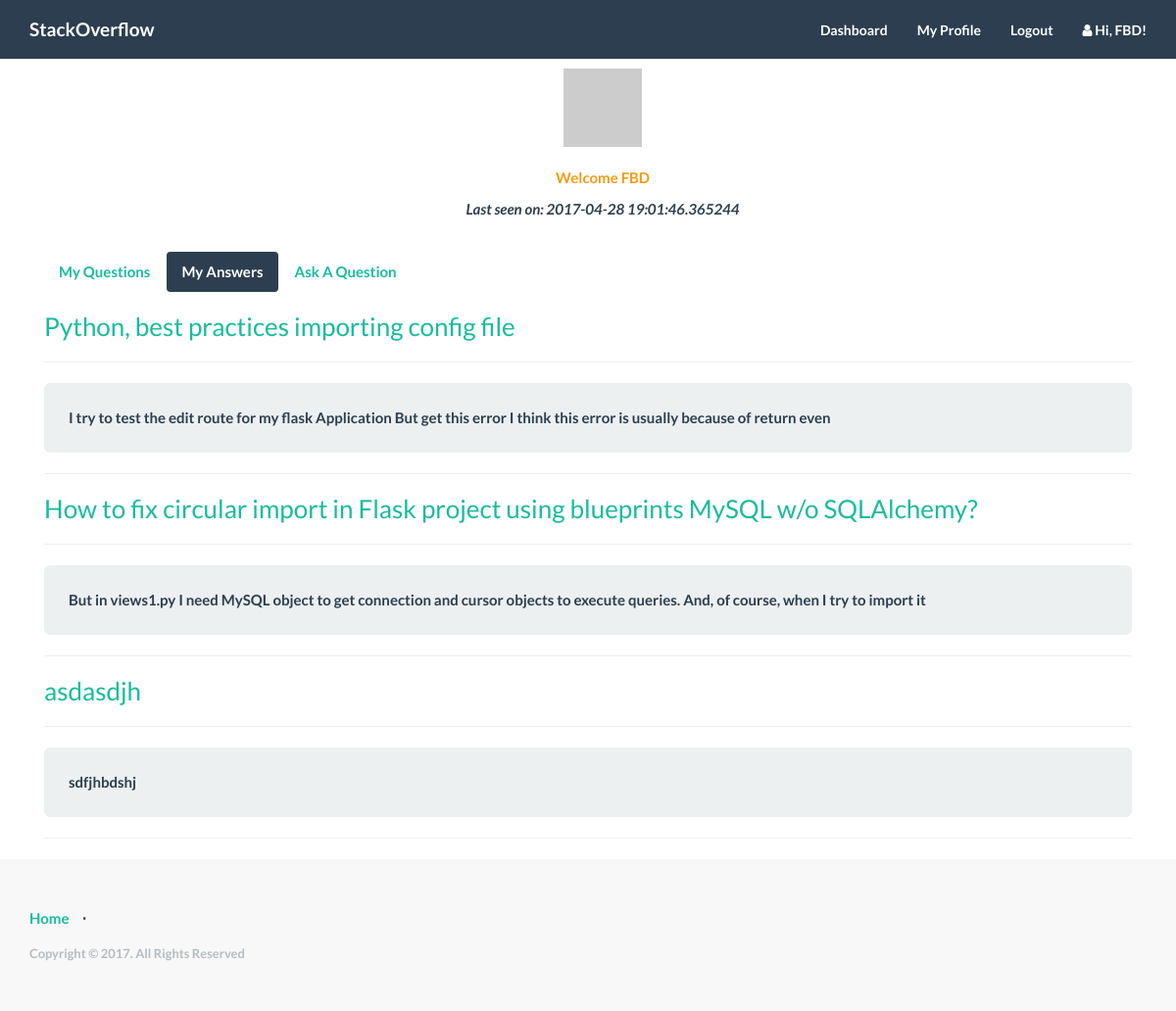
Page /myAnswers (signed in) on the committed database.
### app/mod_user/models.py (models this page shows, shortened)
class User(UserMixin, db.Model):
	__tablename__ = "users"
	user_id = db.Column(db.Integer, primary_key = True, autoincrement = True)
	username = db.Column(db.String, index = True, unique = True)
	email = db.Column(db.String, index = True, unique = True)
	password_hash = db.Column(db.String(128))
	last_seen = db.Column(db.DateTime)
	questions = db.relationship('Question', backref = 'author', lazy = 'dynamic')
	answers = db.relationship('Answer', backref = 'author', lazy = 'dynamic')
	comments = db.relationship('Comment', backref = 'author', lazy = 'dynamic')
	upvotes = db.relationship('Upvote', backref = 'author', lazy = 'dynamic')
	downvotes = db.relationship('Downvote', backref = 'author', lazy = 'dynamic')
	@property
	def password(self):
		raise AttributeError('password is not a readable attribute')
	"""This generates password based on hashing """
	@password.setter
	def password(self, password):
		self.password_hash = generate_password_hash(password)
	"""This verifies password based on hashing"""
	"""Uses gravatar API"""
	def avatar(self, size):
		return 'http://www.gravatar.com/avatar/%s?d=identicon&s=%d' % (md5(self.email.encode('utf-8')).hexdigest(), size)

### app/mod_question/models.py (models this page shows, shortened)
class Question(db.Model):
	__tablename__ = "questions"
	question_id = db.Column(db.Integer, primary_key = True)
	title = db.Column(db.String)
	body = db.Column(db.Text)
	code = db.Column(db.Text)
	timestamp = db.Column(db.DateTime)
	user_id = db.Column(db.Integer, db.ForeignKey('users.user_id'))
	answers = db.relationship('Answer', backref = 'question', lazy = 'dynamic')
	comments = db.relationship('Comment', backref = 'question', lazy = 'dynamic')
	tags = db.relationship('Tag', backref = 'question', lazy = 'dynamic')
	upvotes = db.relationship('Upvote', backref = 'question', lazy = 'dynamic')
	downvotes = db.relationship('Downvote', backref = 'question', lazy = 'dynamic')
	answered = db.Column(db.Integer)

### app/mod_user/views.py (the view)
@mod_user.route('/myAnswers')
@mod_user.route('/myAnswers/<int:page>', methods=['GET', 'POST'])
@login_required
def myAnswers(page=1):
	user = User.query.filter_by(user_id = g.user.user_id).first()
	answers = user.answers
	questions = []
	for answer in answers:
		questions.append(answer.question)
	return render_template('mod_user/myAnswers.html', title = 'My Answers', questions = questions)

### app/mod_answer/views.py (called while the page is built)
@app.before_request
def before_request():
	g.user = current_user
	if g.user.is_authenticated:
		g.user.last_seen = datetime.utcnow()
		db.session.add(g.user)
		db.session.commit()

@app.context_processor
def utility_processor():
	def user(user_id):
		return User.query.filter_by(user_id = user_id).first()
	return dict(user = user)

@app.context_processor
def answer_comments():
	def get_answer_comments(answer_id):
		"""filters answers by anser_id and returns an object of comments filtered"""
		return Comment.query.filter_by(answer_id = answer_id).all()
	return dict(get_answer_comments = get_answer_comments)

@app.context_processor
def answer_id():
	def create_answer_id(answer_id):
		return "add-answer-comment-" + str(answer_id)
	return dict(create_answer_id = create_answer_id)

@app.context_processor
def body_id():
	def create_comment_body_id(answer_id):
		return "comment-body-" + str(answer_id)
	return dict(create_comment_body_id = create_comment_body_id)

### app/mod_auth/views.py (called while the page is built)
@app.before_request
def before_request():
	g.user = current_user
	if g.user.is_authenticated:
		g.user.last_seen = datetime.utcnow()
		db.session.add(g.user)
		db.session.commit()

@app.context_processor
def utility_processor():
	def user(user_id):
		"""filters users by user_id and returns an object of users"""
		return User.query.filter_by(user_id = user_id).first()
	return dict(user = user)

@app.context_processor
def answer_comments():
	def get_answer_comments(answer_id):
		"""filters answers by anser_id and returns an object of comments filtered"""
		return Comment.query.filter_by(answer_id = answer_id).all()
	return dict(get_answer_comments = get_answer_comments)

@app.context_processor
def answer_id():
	def create_answer_id(answer_id):
		return "add-answer-comment-" + str(answer_id)
	return dict(create_answer_id = create_answer_id)

@app.context_processor
def body_id():
	def create_comment_body_id(answer_id):
		return "comment-body-" + str(answer_id)
	return dict(create_comment_body_id = create_comment_body_id)

### app/mod_comment/views.py (called while the page is built)
@app.before_request
def before_request():
	g.user = current_user
	if g.user.is_authenticated:
		g.user.last_seen = datetime.utcnow()
		db.session.add(g.user)
		db.session.commit()

@app.context_processor
def utility_processor():
	def user(user_id):
		return User.query.filter_by(user_id = user_id).first()
	return dict(user = user)

@app.context_processor
def answer_id():
	def create_answer_id(answer_id):
		return "add-answer-comment-" + str(answer_id)
	return dict(create_answer_id = create_answer_id)

### app/templates/mod_user/myAnswers.html (shortened to what this page needs)
{% extends "base.html" %}
{% block body %}
<div class="container">
	<div class="container">
		<img src="{{ current_user.avatar(120) }}" style="display: block; margin: auto;">
		<br>
		<p style="text-align: center;"><span class="text-warning"> Welcome {{ current_user.username }} </span></p>
		<p style="text-align: center;"><i> Last seen on: {{ current_user.last_seen }}</i></p>
	</div>
	<br>
	<div class="col-md-12 text-center">
    	<ul class="nav nav-pills">
      		<li><a href="{{ url_for('mod_user.dashboard') }}">My Questions</a></li>
  			<li class="active"><a href="{{ url_for('mod_user.myAnswers') }}">My Answers</a></li>
  			<li><a href="{{ url_for('mod_question.addQuestion') }}">Ask A Question</a></li>
    	</ul>
	</div>
	<div class="col-md-12 text-center">
        {% for question in questions %}
            {% include 'mod_question/questionLink.html' %}
        {% endfor %}
    </div>
</div>
{% endblock %}

### app/templates/base.html (shortened to what this page needs)
<html>
<head>
    <link rel="stylesheet" type="text/css" href="/static/css/style.css">
    <link rel="stylesheet" type="text/css" href="/static/css/theme.min.css">
    <link rel="stylesheet" type="text/css" href="/static/css/newStyle.css">
    <link rel="stylesheet" type="text/css" href="/static/css/comments.css">
    <link href="//maxcdn.bootstrapcdn.com/font-awesome/4.2.0/css/font-awesome.min.css" rel="stylesheet">
    <link rel="stylesheet" href="http://bootstrap-tagsinput.github.io/bootstrap-tagsinput/dist/bootstrap-tagsinput.css">
</head>
<body>
    <nav class="navbar navbar-default navbar-fixed-top topnav" role="navigation">
        <div class="container topnav">
          <div class="navbar-header">
              <a class="navbar-brand topnav" href="{{ url_for('mod_home.index') }}">StackOverflow</a>
          </div>
          <div class="collapse navbar-collapse" id="bs-example-navbar-collapse-1">
              <ul class="nav navbar-nav navbar-right">
                {% if current_user.is_authenticated %}
                  <li><a href="{{ url_for('mod_user.dashboard') }}">Dashboard</a></li>
                  <li><a href="{{ url_for('mod_user.profile', username = g.user.username) }}">My Profile</a></li>
                  <li><a href="{{ url_for('mod_auth.logout') }}">Logout</a></li>
                  <li><a><i class="fa fa-user"></i>  Hi, {{ current_user.username }}!</a></li>
                {% else %}
                  <li><a href="{{ url_for('mod_home.index') }}">Home</a></li>
                  <li><a href="{{ url_for('mod_auth.register') }}">Register</a></li>
                  <li><a href="{{ url_for('mod_auth.login') }}">Login</a></li>
                {% endif %}
              </ul>
          </div>
        </div>
    </nav>
    <div class="wrapper">
      {% block body %}
      {% endblock %}
      <div class="push"></div>
    </div>
    <footer>
        <div class="container">
            <div class="row">
                <div class="col-lg-12">
                    <ul class="list-inline">
                        <li><a href="{{ url_for('mod_home.index') }}">Home</a></li>
                        <li class="footer-menu-divider">⋅</li>
                    </ul>
                    <p class="copyright text-muted small">Copyright © 2017. All Rights Reserved</p>
                </div>
            </div>
        </div>
    </footer>
</body>
</html>

### app/templates/mod_question/questionLink.html
<h3 style="text-align: left;"><a href="{{ url_for('mod_question.showQuestion', question_id = question.question_id) }}">{{ question.title }}</a></h3>
<hr>
<div class="well well-lg">
	{% if question.body.split()|length > 25 %}
		{{ " ".join((question.body.split())[:25]) }}
	{% else %}
		{{ question.body }}
	{% endif %}
</div>
<hr>

### app/static/css/style.css (style rules this page uses)
body, html { width: 100%; height: 100%; }
body, h1, h2, h3 { font-family: "Lato", "Helvetica Neue", Helvetica, Arial, sans-serif; font-weight: 700; }
a, .navbar-default .navbar-brand, .navbar-default .navbar-nav>li>a { color: #aec251; }
footer { padding: 50px 0; background-color: #f8f8f8; }
p.copyright { margin: 15px 0 0; }
.footer, .push { clear: both; height: 4em; }
.topnav { font-size: 14px; }
.wrapper { min-height: 100%; padding-top: 70px; height: auto !important; height: 100%; margin: 0 auto -4em; }
.nav-tabs > li, .nav-pills > li { float: none; display: inline-block; }
.nav-tabs, .nav-pills { text-align: center; }

### app/static/css/newStyle.css (style rules this page uses)
.well { text-align: justify; }

### app/static/css/comments.css (style rules this page uses)
* { margin: 0; padding: 0; -webkit-box-sizing: border-box; -moz-box-sizing: border-box; box-sizing: border-box; }
ul { list-style-type: none; }

### rows in the picture
User: username "FBD", last_seen "2017-04-28 19:01:46.365244"
Question: title "Python, best practices importing config file", body "I try to test the edit route for my flask Application But get this error I think this error is usually because of return even"
Question: title "How to fix circular import in Flask project using blueprints MySQL w/o SQLAlchemy?", body "But in views1.py I need MySQL object to get connection and cursor objects to execute queries. And, of course, when I try to import it"
Question: title "asdasdjh", body "sdfjhbdshj"
